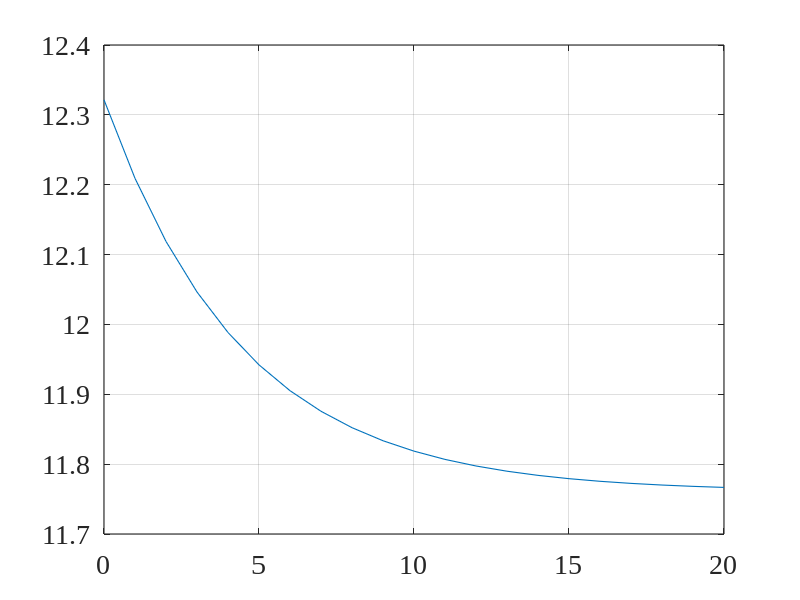
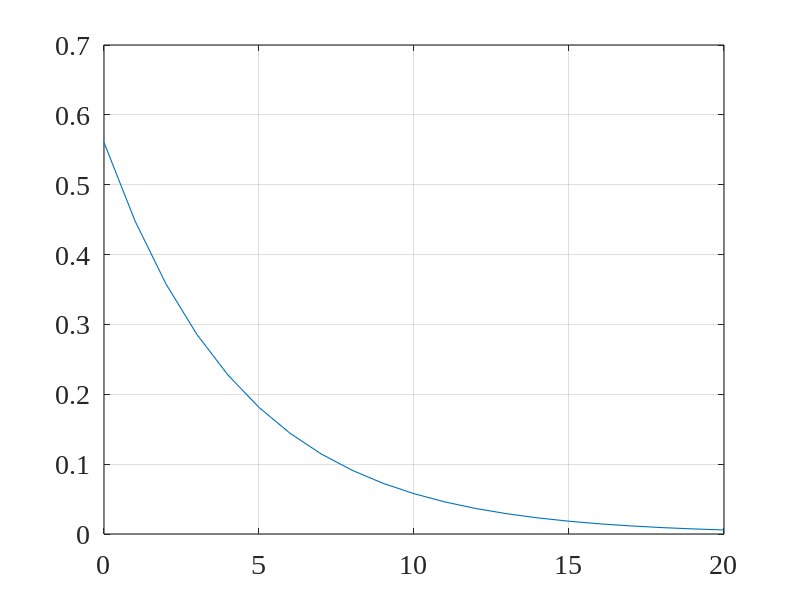
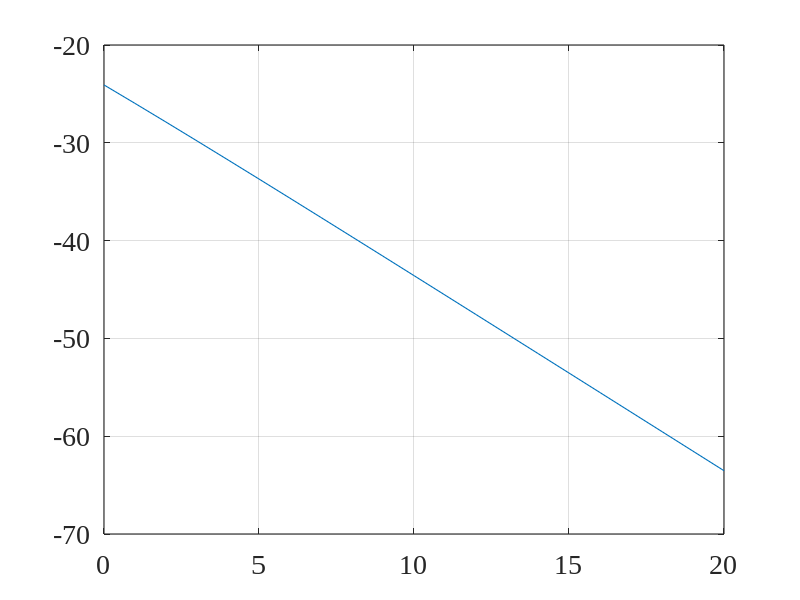

Write MATLAB code to recreate these figures, in order.
close all; clc; clear all;
linewd = 0.8;
hcfontsize = 20;
MarkerSize=12;

A=0.5;
f0=0.1;
L=30;

iSNR_db_values=0:20;  
xi_n_dB_values=zeros(size(iSNR_db_values));
xi_d_dB_values=zeros(size(iSNR_db_values));
nu_d_dB_values=zeros(size(iSNR_db_values));
for idx=1:length(iSNR_db_values)
    iSNR_dB=iSNR_db_values(idx);
    iSNR=10^(iSNR_dB/10);
    
    sigma_v2=A^2/2/iSNR;
    Rv=sigma_v2*eye(L);
    
    [t1,t2]=meshgrid(1:L,1:L);
    Rx=0.5*A^2*cos(2*pi*f0*(t1-t2));
    Ry=Rx+Rv;
    i_i=[1; zeros(L-1,1)];
    hW=Ry\Rx*i_i;
    
    xi_n=sigma_v2/(hW'*Rv*hW);
    xi_n_dB_values(idx)=10*log10(xi_n);
    
    xi_d=A^2/2/(hW'*Rx*hW);
    xi_d_dB_values(idx)=10*log10(xi_d);
    
    nu_d=((hW-i_i)'*Rx*(hW-i_i))/(A^2/2);
    nu_d_dB_values(idx)=10*log10(nu_d);
end

figure
plot(iSNR_db_values,xi_n_dB_values,'linewidth',linewd);
set(gca, 'Color', [1, 1, 1]); 
set(gca, 'FontName', 'Times New Roman');
set(gca, 'FontSize', hcfontsize);
set(gca, 'LineWidth', linewd); 
box on; grid on;

figure
plot(iSNR_db_values,xi_d_dB_values,'linewidth',linewd);
set(gca, 'Color', [1, 1, 1]); 
set(gca, 'FontName', 'Times New Roman');
set(gca, 'FontSize', hcfontsize);
set(gca, 'LineWidth', linewd); 
box on; grid on;

figure
plot(iSNR_db_values,nu_d_dB_values,'linewidth',linewd, 'MarkerSize',MarkerSize);
set(gca, 'Color', [1, 1, 1]); 
set(gca, 'FontName', 'Times New Roman');
set(gca, 'FontSize', hcfontsize);
set(gca, 'LineWidth', linewd); 
box on; grid on;
